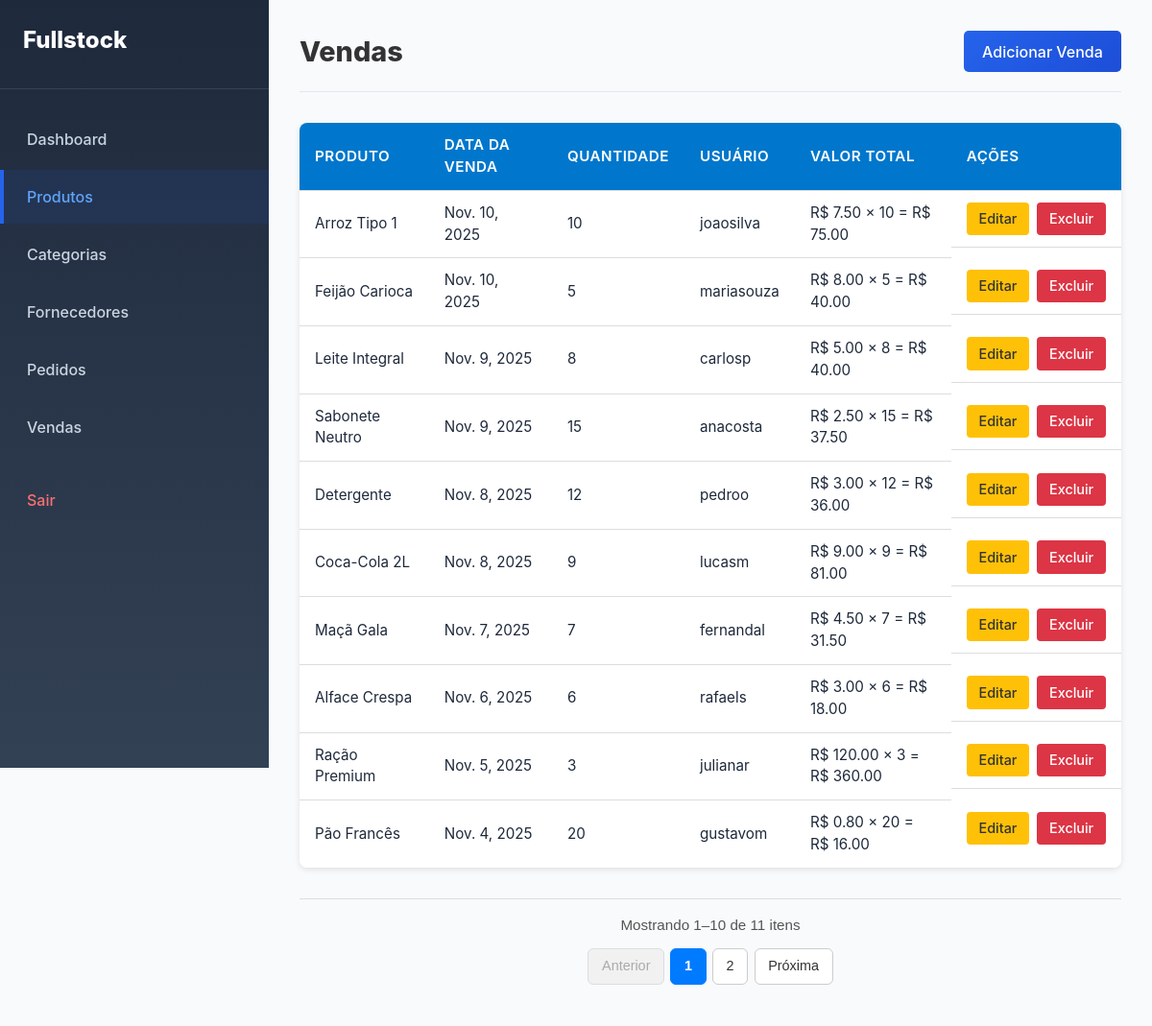
The app's page /sales/ (signed in) with its own data.
### stock/models.py (models this page shows, shortened)
class Sale(models.Model):
    product = models.ForeignKey(Product, on_delete=models.CASCADE)
    saleDate = models.DateField()
    quantity = models.IntegerField()
    user = models.ForeignKey(AdaptedUser, on_delete=models.CASCADE)
    @property
    def total_value(self):
        return self.product.salePrice * self.quantity

class Product(models.Model):
    name = models.CharField(max_length=50)
    quantity = models.IntegerField()
    allotment = models.IntegerField()
    dueDate = models.DateField()
    salePrice = models.FloatField()
    productionPrice = models.FloatField()
    description = models.TextField()
    sku = models.IntegerField()
    active = models.BooleanField(default=True)
    category = models.ForeignKey(Category, on_delete=models.CASCADE)
    provider = models.ForeignKey(Provider, on_delete=models.CASCADE)
    local = models.CharField(max_length=30)
    image = models.ImageField(upload_to='products_image/', blank=True, null=True)

class AdaptedUser(AbstractUser):
    name = models.CharField(max_length=100, null=False)
    cpf = models.CharField(max_length=11, unique=True, null=False)
    address = models.CharField(max_length=50, null=False)
    birthDate = models.DateField(null=True)
    email = models.EmailField(max_length=254, null=False)
    @property
    def is_admin(self):
        return self.is_staff or self.is_superuser or self.groups.filter(name="ADMIN").exists()

### stock/views.py (the view)
# urls.py: path('sales/', views.SaleListView.as_view(), name='sales'),
@method_decorator(login_required, name='dispatch')
class SaleListView(ListView):
    model = Sale
    template_name = 'stock/sales.html'
    context_object_name = 'sale_list'
    paginate_by = 10
    ordering = ['id']
    def get_context_data(self, **kwargs):
        context = super().get_context_data(**kwargs)
        paginator = context['paginator']
        page_obj = context['page_obj']
        context.update({
            'start_index': page_obj.start_index(),
            'end_index': page_obj.end_index(),
            'total_items': paginator.count,
        })
        return context

### stock/templates/stock/sales.html
{% extends 'base.html' %}
{% block main %}
<header class="page-header">
    <h1>Vendas</h1>
    <a class="btn-primary" href="{% url 'createSale' %}">Adicionar Venda</a>
</header>
{% if sale_list %}
<div class="table-container">
    <table class="data-table">
        <thead>
        <tr>
            <th>Produto</th>
            <th>Data da Venda</th>
            <th>Quantidade</th>
            <th>Usuário</th>
            <th>Valor Total</th>
            <th class="actions-header">Ações</th>
        </tr>
        </thead>
        <tbody>
        {% for sale in page_obj %}
        <tr>
            <td>{{ sale.product.name }}</td>
            <td>{{ sale.saleDate }}</td>
            <td>{{ sale.quantity }}</td>
            <td>{{ sale.user.username }}</td>
            <td>
                {% with total=sale.product.salePrice|floatformat:2 %}
                R$ {{ sale.product.salePrice|floatformat:2 }} × {{ sale.quantity }} =
                R$ {{ sale.total_value|floatformat:2 }}
                {% endwith %}
            </td>
            <td class="data-table actions">
                <a href="{% url 'updateSale' sale.id %}" class="btn-edit">Editar</a>
                <a href="{% url 'deleteSale' sale.id %}" class="btn-delete">Excluir</a>
            </td>
        </tr>
        {% endfor %}
        </tbody>
    </table>
</div>
{% else %}
<p>Nenhuma venda cadastrada.</p>
{% endif %}
{% include 'pagination.html' %}
{% endblock %}

### static/css/main.css (style rules this page uses)
* { margin: 0; padding: 0; box-sizing: border-box; }
body { font-family: -apple-system, BlinkMacSystemFont, 'Segoe UI', 'Roboto', sans-serif; line-height: 1.5; background-color: #f8fafc; color: #1e293b; }
.btn-primary { background: linear-gradient(135deg, #2563eb, #1d4ed8); color: white; border: none; padding: 12px 24px; border-radius: 8px; font-size: 16px; font-weight: 600; cursor: pointer; transition: all 0.2s ease; }

### static/css/dashboard.css (style rules this page uses)
.page-header { display: flex; justify-content: space-between; align-items: center; margin-bottom: 32px; padding-bottom: 20px; border-bottom: 1px solid #e2e8f0; }
.page-header h1 { font-size: 32px; font-weight: 800; color: #1e293b; margin: 0; }

### static/css/table-list.css (style rules this page uses)
.table-container { width: 100%; overflow-x: auto; margin-top: 2rem; border-radius: 8px; box-shadow: 0 2px 6px rgba(0, 0, 0, 0.1); }
.data-table { width: 100%; border-collapse: collapse; background-color: #fff; font-size: 0.95rem; text-align: left; }
.data-table thead { background-color: #0077cc; color: #fff; }
.data-table th, .data-table td { padding: 0.75rem 1rem; border-bottom: 1px solid #ddd; }
.data-table th { font-weight: 600; text-transform: uppercase; letter-spacing: 0.5px; }
.data-table tbody tr:last-child td { border-bottom: none; }
.page-header { display: flex; justify-content: space-between; align-items: center; margin-bottom: 1.5rem; }
.page-header h1 { font-size: 1.8rem; color: #333; }
.btn-primary { background-color: #0077cc; color: #fff; padding: 0.6rem 1.2rem; border-radius: 5px; text-decoration: none; font-weight: 500; transition: background-color 0.3s ease; }
.actions { display: flex; gap: 0.5rem; }
.btn-edit, .btn-delete { padding: 0.4rem 0.8rem; border-radius: 4px; text-decoration: none; font-weight: 500; font-size: 0.9rem; transition: all 0.3s ease; }
.btn-edit { background-color: #ffc107; color: #333; }
.btn-delete { background-color: #dc3545; color: #fff; }

### records on screen
Sale: product.name "Arroz Tipo 1", saleDate "Nov. 10, 2025", quantity "10", user.username "joaosilva", product.salePrice "7.50", total_value "75.00"
Sale: product.name "Feijão Carioca", saleDate "Nov. 10, 2025", quantity "5", user.username "mariasouza", product.salePrice "8.00", total_value "40.00"
Sale: product.name "Leite Integral", saleDate "Nov. 9, 2025", quantity "8", user.username "carlosp", product.salePrice "5.00", total_value "40.00"
Sale: product.name "Sabonete Neutro", saleDate "Nov. 9, 2025", quantity "15", user.username "anacosta", product.salePrice "2.50", total_value "37.50"
Sale: product.name "Detergente", saleDate "Nov. 8, 2025", quantity "12", user.username "pedroo", product.salePrice "3.00", total_value "36.00"
Sale: product.name "Coca-Cola 2L", saleDate "Nov. 8, 2025", quantity "9", user.username "lucasm", product.salePrice "9.00", total_value "81.00"
Sale: product.name "Maçã Gala", saleDate "Nov. 7, 2025", quantity "7", user.username "fernandal", product.salePrice "4.50", total_value "31.50"
Sale: product.name "Alface Crespa", saleDate "Nov. 6, 2025", quantity "6", user.username "rafaels", product.salePrice "3.00", total_value "18.00"
Sale: product.name "Ração Premium", saleDate "Nov. 5, 2025", quantity "3", user.username "julianar", product.salePrice "120.00", total_value "360.00"
Sale: product.name "Pão Francês", saleDate "Nov. 4, 2025", quantity "20", user.username "gustavom", product.salePrice "0.80", total_value "16.00"

### other values on screen
{{ start_index }} "1"
{{ end_index }} "10"
{{ total_items }} "11"
{{ page_num }} "1"
{{ page_num }} "2"
